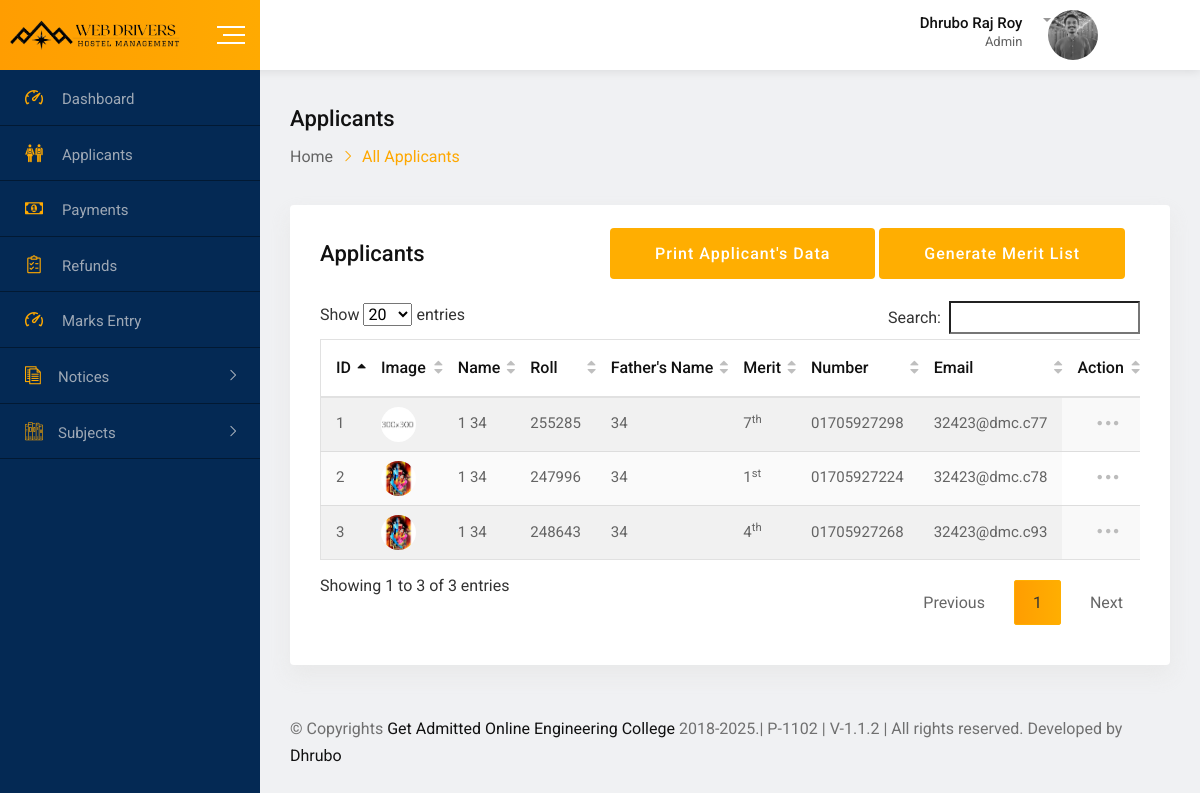
Screenshot of /webadmin/applicants.php (signed in) with the database file from the repository.
### tables this page shows
CREATE TABLE `applicants` (
  `id` varchar(20) NOT NULL,
  `first_name` varchar(50) NOT NULL,
  `last_name` varchar(30) NOT NULL,
  `roll` varchar(20) NOT NULL,
  `class` varchar(11) NOT NULL,
  `fName` varchar(50) NOT NULL,
  `fNid` varchar(20) NOT NULL,
  `mName` varchar(50) NOT NULL,
  `mNid` varchar(20) NOT NULL,
  `phoneNumber` varchar(15) NOT NULL,
  `presentAddress` varchar(255) NOT NULL,
  `permanentAddress` varchar(255) NOT NULL,
  `dob` varchar(20) NOT NULL,
  `gender` varchar(20) NOT NULL,
  `religion` varchar(20) NOT NULL,
  `birthId` text NOT NULL,
  `quota` varchar(20) NOT NULL,
  `bloodGroup` varchar(20) NOT NULL,
  `examRoll` varchar(20) NOT NULL,
  `merit` varchar(20) NOT NULL,
  `localGuardianName` varchar(50) NOT NULL,
  `localGuardianNid` varchar(20) NOT NULL,
  `password` varchar(100) NOT NULL,
  `email` varchar(50) NOT NULL,
  `code` varchar(11) NOT NULL,
  `image` varchar(255) NOT NULL,
  `final_submit` int(2) NOT NULL,
  `last_notification` varchar(20) NOT NULL,
  `status` int(3) NOT NULL
);

### webadmin/applicants.php (the view, shortened to what this page needs)
<?php
include('header.php');
$sql="select applicants.*,bkash_online_payment.user_id from applicants,bkash_online_payment where bkash_online_payment.user_id=applicants.id and bkash_online_payment.status='Completed' order by id desc";
$res=mysqli_query($con,$sql);
?>
<div class="dashboard-content-one">
    <div class="breadcrumbs-area">
        <h3>Applicants</h3>
            <ul>
                <li>
                    <a href="index">Home</a>
                </li>
                <li>All Applicants</li>
            </ul>
    </div>
    <div class="card height-auto">
        <div class="card-body">
            <div class="heading-layout1">
                <div class="item-title">
                    <h3>Applicants</h3>
                </div>
                <div class="dropdown show">
                    <div class="col-12 form-group mg-t-8">
                    <a href="../pdfreports/student-details">
                                <button type="submit"
                                class="btn-fill-lg btn-gradient-yellow btn-hover-bluedark">Print Applicant's Data</button>
                        </a>
                        <a href="../pdfreports/generate_rank">
                                <button type="submit"
                                class="btn-fill-lg btn-gradient-yellow btn-hover-bluedark">Generate Merit List</button>
                        </a>
                    </div>
                </div>
            </div>
            <div class="table-responsive">
                <table class="table display data-table text-nowrap">
                    <thead>
                        <tr>
                            <th>ID</th>
                            <th>Image</th>
                            <th>Name</th>
                            <th>Roll</th>
                            <th>Father's Name</th>
                            <th>Merit</th>
                            <th>Number</th>
                            <th>Email</th>
                            <th>Action</th>
                        </tr>
                    </thead>
                    <tbody id="myTable">
                        <?php if(mysqli_num_rows($res)>0){
                        $i=1;
                        while($row=mysqli_fetch_assoc($res)){
                        ?>
                        <tr role="row" class="odd">
                            <td class="sorting_1 dtr-control"><?php echo $i?></td>
                                <td class="sorting_1 dtr-control">
                            <a href="<?php echo STUDENT_IMAGE.$row['image']?>" target="_blank" style="text-decoration:none;"><img class="rounded-circle w-75" src="<?php echo STUDENT_IMAGE.$row['image']?>"
                                    alt="student">
                            </a></td>
                            <td class="sorting_1 dtr-control"><?php echo $row['first_name'].' '.$row['last_name']?></td>
                            <td class="sorting_1 dtr-control"><?php echo $row['roll']?></td>
                            <td class="sorting_1 dtr-control"><?php echo $row['fName']?></td>
                            <td class="sorting_1 dtr-control"><?php echo addOrdinalNumberSuffix($row['merit'])?></td>
                            <td class="sorting_1 dtr-control"><?php echo $row['phoneNumber']?></td>
                            <td class="sorting_1 dtr-control"><?php echo $row['email']?></td>
                            <td>
                                <div class="dropdown">
                                    <a href="#" class="dropdown-toggle" data-toggle="dropdown" aria-expanded="false">
                                        <span class="flaticon-more-button-of-three-dots"></span>
                                    </a>
                                </div>
                            </td>
                        </tr>
                        <?php
                           $i++;
                           } } else { ?>
                        <tr>
                            <td colspan="5">No data found</td>
                        </tr>
                        <?php } ?>
                </table>
            </div>
        </div>
    </div>
    <?php include('footer.php');?>

### webadmin/header.php (shortened to what this page needs)
<?php
   require('../inc/connection.inc.php');
   require('../inc/function.inc.php');
   ?>
<!doctype html>
<html class="no-js" lang="">
   <head>
      <link rel="stylesheet" href="css/normalize.css">
      <link rel="stylesheet" href="css/main.css">
      <link rel="stylesheet" href="css/bootstrap.min.css">
      <link rel="stylesheet" href="css/all.min.css">
      <link rel="stylesheet" href="fonts/flaticon.css">
      <link rel="stylesheet" href="css/fullcalendar.min.css">
      <link rel="stylesheet" href="css/animate.min.css">
      <link rel="stylesheet" href="css/select2.min.css">
      <link rel="stylesheet" href="css/jquery.dataTables.min.css">
      <link rel="stylesheet" href="css/datepicker.min.css">
      <link rel="stylesheet" href="https://cdnjs.cloudflare.com/ajax/libs/font-awesome/6.1.2/css/fontawesome.min.css" />
      <link href="https://cdn.jsdelivr.net/npm/summernote@0.8.18/dist/summernote-bs4.min.css" rel="stylesheet">
      <link rel="stylesheet" href="css/toastr.min.css">
      <link rel="stylesheet" href="css/style.css">
      <link rel="stylesheet" href="css/custom.css">
      <link rel="stylesheet" href="css/invoice.css">
   </head>
   <body>
      <div id="wrapper" class="wrapper bg-ash">
      <div class="navbar navbar-expand-md header-menu-one bg-light">
         <div class="nav-bar-header-one">
            <div class="header-logo">
               <a href="index.php">
               <img src="img/logo.png" alt="logo" width="172px">
               </a>
            </div>
            <div class="toggle-button sidebar-toggle">
               <button type="button" class="item-link">
               <span class="btn-icon-wrap">
               <span></span>
               <span></span>
               <span></span>
               </span>
               </button>
            </div>
         </div>
         <div class="header-main-menu collapse navbar-collapse" id="mobile-navbar">
            <ul class="navbar-nav">
               <li class="navbar-item header-search-bar">
                  <div class="input-group stylish-input-group">
                     <span class="input-group-addon">
                     </span>
                  </div>
               </li>
            </ul>
            <?php
               $uid=$_SESSION['ADMIN_ID'];
               $sql="select * from `admin` where id='$uid'";
               $row=mysqli_fetch_assoc(mysqli_query($con,$sql));
               ?>
            <ul class="navbar-nav">
               <li class="navbar-item dropdown header-admin">
                  <a class="navbar-nav-link dropdown-toggle" href="#" role="button" data-toggle="dropdown"
                     aria-expanded="false">
                     <div class="admin-title">
                        <h5 class="item-title"><?php echo $row['name']?></h5>
                        <span>Admin</span>
                     </div>
                     <div class="admin-img">
                        <img  style="width: 50px;height: 50px;"  src="<?php echo STUDENT_IMAGE.$row['image']?>" alt="Admin">
                     </div>
                  </a>
               </li>
               <li class="navbar-item dropdown header-notification">
                  <a class="navbar-nav-link dropdown-toggle" onclick="read_notification('<?php echo time()?>')"
                     role="button" data-toggle="dropdown" aria-expanded="false">
                     <i class="far fa-bell"></i>
                  </a>
               </li>
            </ul>
         </div>
      </div>
      <div class="dashboard-page-one">
      <div class="sidebar-main sidebar-menu-one sidebar-expand-md sidebar-color">
         <div class="sidebar-menu-content">
            <ul class="nav nav-sidebar-menu sidebar-toggle-view">
               <li class="nav-item">
                  <a href="index" class="nav-link <?php ?>">
                     <i class="flaticon-dashboard"></i>
                     <span>Dashboard</span>
                  </a>
               </li>
               <li class="nav-item">
                  <a href="applicants" class="nav-link <?php ?>">
                     <i class="flaticon-classmates"></i>
                     <span>Applicants</span>
                  </a>
               </li>
               <li class="nav-item">
                  <a href="payments" class="nav-link <?php ?>">
                     <i class="flaticon-money"></i>
                     <span>Payments</span>
                  </a>
               </li>
               <li class="nav-item">
                  <a href="refunds" class="nav-link <?php ?>">
                     <i class="flaticon-shopping-list"></i>
                     <span>Refunds</span>
                  </a>
               </li>
               <li class="nav-item">
                  <a href="markEntry" class="nav-link <?php ?>">
                     <i class="flaticon-dashboard"></i>
                     <span>Marks Entry</span>
                  </a>
               </li>
               <li class="nav-item sidebar-nav-item">
                     <a href="#" class="nav-link"><i class="flaticon-script"></i><span>Notices</span></a>
               </li>
               <li class="nav-item sidebar-nav-item">
                  <a href="#" class="nav-link"><i class="flaticon-books"></i><span>Subjects</span></a>
               </li>
            </ul>
         </div>
      </div>

### inc/function.inc.php (shortened to what this page needs)
<?php
function addOrdinalNumberSuffix($num) {
    $num = (int)$num;
    if (!in_array(($num % 100), array(11,12,13))){
        switch ($num % 10) {
            case 1:  return $num.'<sup>st</sup>';
        }
    }
    return $num.'<sup>th</sup>';
}
?>

### webadmin/css/main.css (style rules this page uses)
html { color: #222; font-size: 1em; line-height: 1.4; }
audio, canvas, iframe, img, svg, video { vertical-align: middle; }

### rows the page displays
applicants: image (picture), first_name "1", last_name "34", roll "255285", fName "34", merit "7", phoneNumber "01705927298", email "32423@dmc.c77"
applicants: image (picture), first_name "1", last_name "34", roll "247996", fName "34", merit "1", phoneNumber "01705927224", email "32423@dmc.c78"
applicants: image (picture), first_name "1", last_name "34", roll "248643", fName "34", merit "4", phoneNumber "01705927268", email "32423@dmc.c93"

### other values shown
$row['name'] "Dhrubo Raj Roy"
